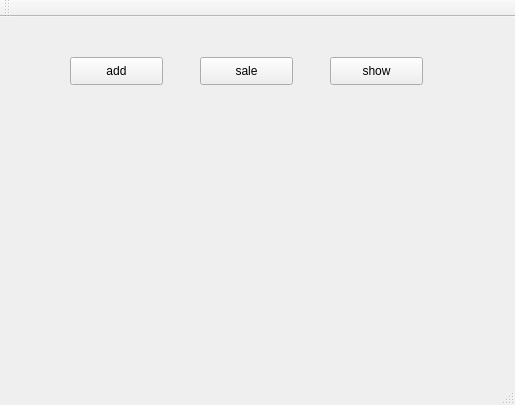
<?xml version="1.0" encoding="UTF-8"?>
<ui version="4.0">
 <class>AppTableClass</class>
 <widget class="QMainWindow" name="AppTableClass">
  <property name="geometry">
   <rect>
    <x>0</x>
    <y>0</y>
    <width>515</width>
    <height>405</height>
   </rect>
  </property>
  <property name="windowTitle">
   <string>AppTable</string>
  </property>
  <widget class="QWidget" name="centralWidget">
   <widget class="QPushButton" name="add">
    <property name="geometry">
     <rect>
      <x>70</x>
      <y>40</y>
      <width>93</width>
      <height>28</height>
     </rect>
    </property>
    <property name="text">
     <string>add</string>
    </property>
   </widget>
   <widget class="QPushButton" name="sale">
    <property name="geometry">
     <rect>
      <x>200</x>
      <y>40</y>
      <width>93</width>
      <height>28</height>
     </rect>
    </property>
    <property name="text">
     <string>sale</string>
    </property>
   </widget>
   <widget class="QPushButton" name="show">
    <property name="geometry">
     <rect>
      <x>330</x>
      <y>40</y>
      <width>93</width>
      <height>28</height>
     </rect>
    </property>
    <property name="text">
     <string>show</string>
    </property>
   </widget>
  </widget>
  <widget class="QMenuBar" name="menuBar">
   <property name="geometry">
    <rect>
     <x>0</x>
     <y>0</y>
     <width>515</width>
     <height>26</height>
    </rect>
   </property>
  </widget>
  <widget class="QToolBar" name="mainToolBar">
   <attribute name="toolBarArea">
    <enum>TopToolBarArea</enum>
   </attribute>
   <attribute name="toolBarBreak">
    <bool>false</bool>
   </attribute>
  </widget>
  <widget class="QStatusBar" name="statusBar"/>
 </widget>
 <layoutdefault spacing="6" margin="11"/>
 <resources>
  <include location="AppTable.qrc"/>
 </resources>
 <connections/>
</ui>
